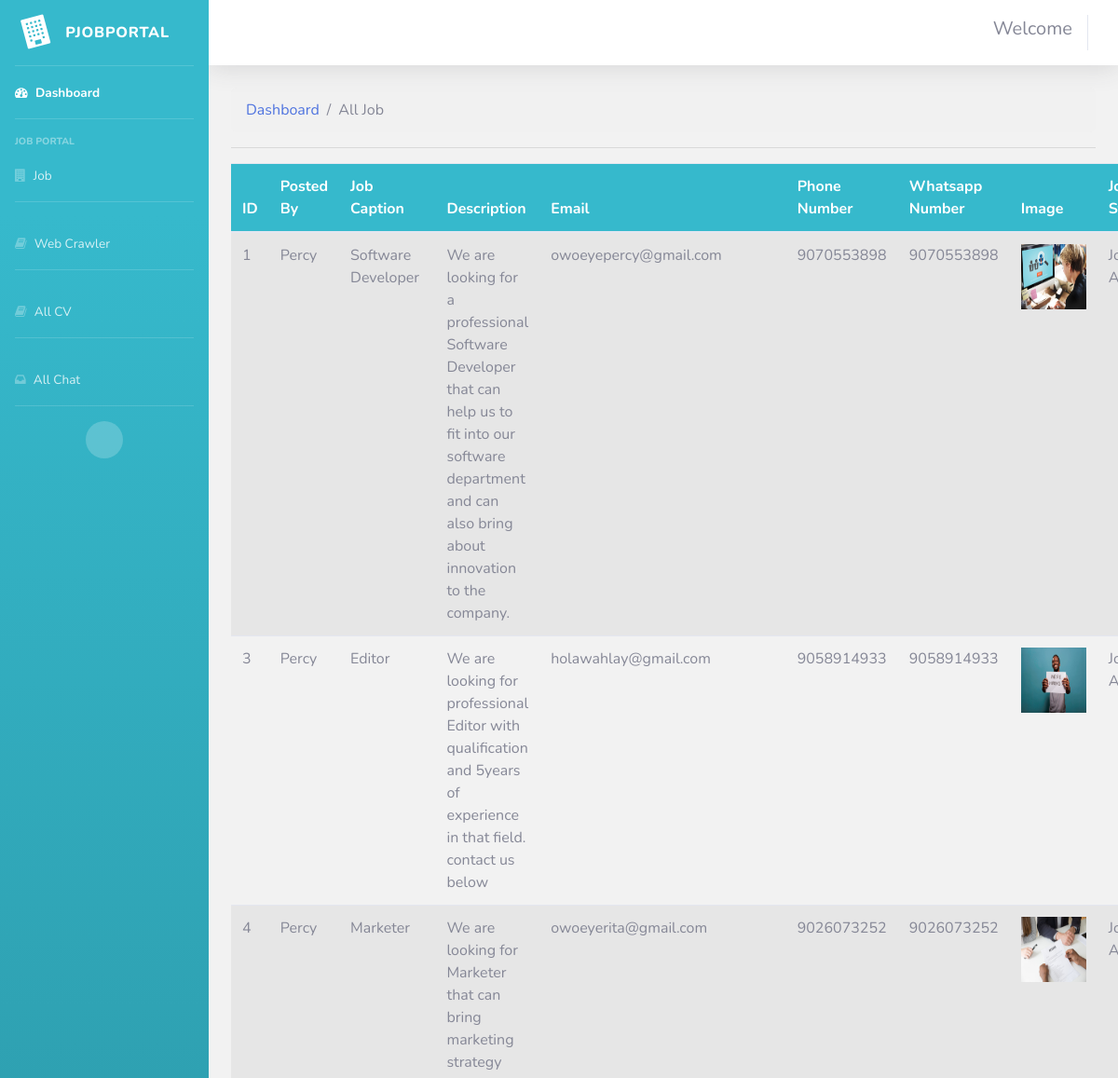
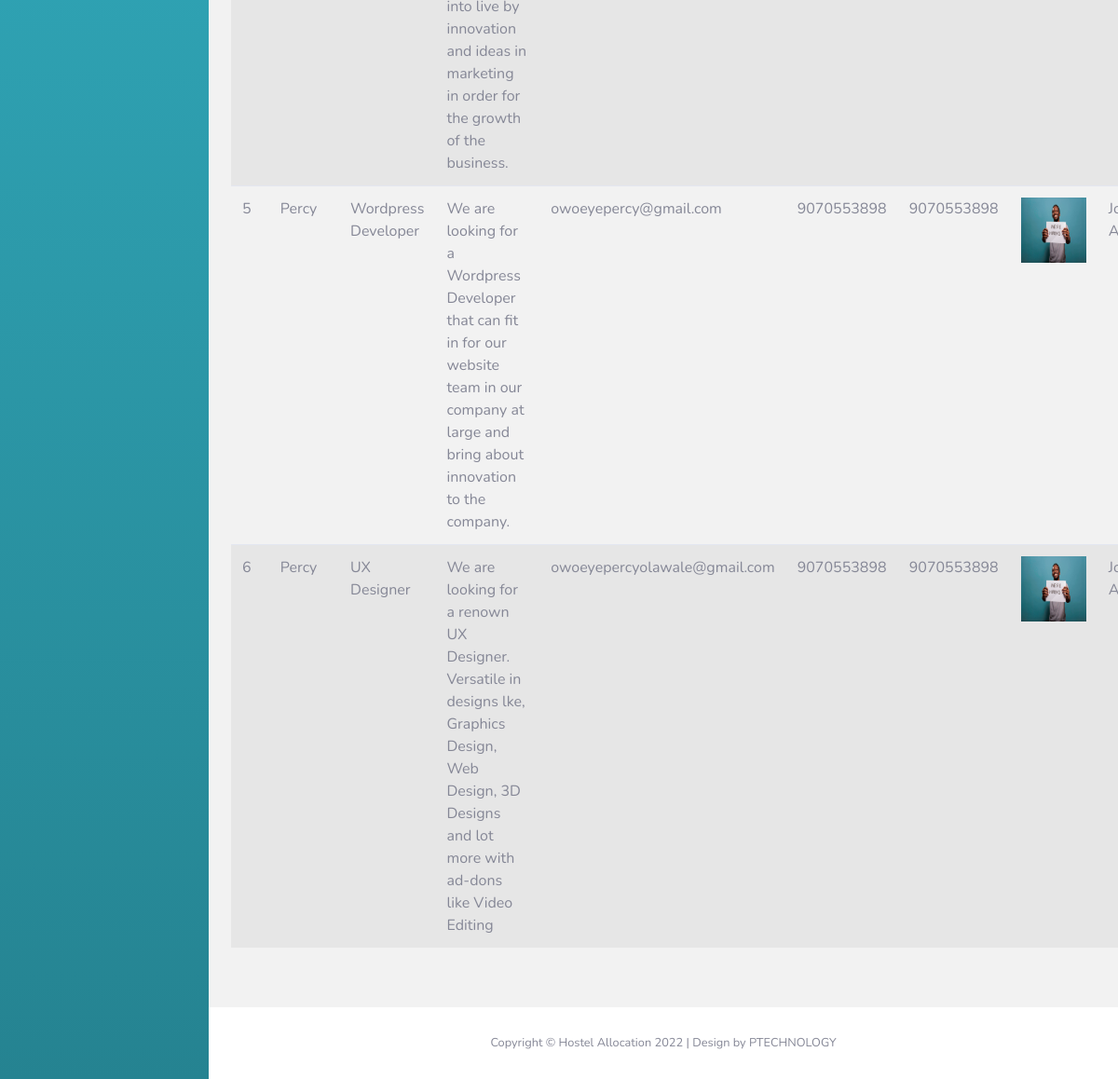
The app's page /all/job with its own data (2 pictures, top to bottom).
### app/models.py (models this page shows, shortened)
class Job(models.Model):
	user = models.ForeignKey(User,on_delete=models.CASCADE)
	job_image = models.ImageField(upload_to="job/image/",default="../static/images/job5.jpg",null=True,blank=True)
	job_title = models.CharField(max_length=255)
	job_description = models.TextField(max_length=300)
	email = models.EmailField(max_length=255)
	phone_num = models.PositiveIntegerField()
	whatsapp_num = models.PositiveIntegerField()
	status = models.BooleanField(default=False)
	date_posted = models.DateTimeField(auto_now_add = True)
	date_updated = models.DateTimeField(auto_now=True)

### account/models.py (models this page shows)
class User(AbstractUser):
	GENDER_CHOICES = [
		('M','Male'),
		('F','Female')
	]
	name = models.CharField(max_length=255)
	gender = models.CharField(choices=GENDER_CHOICES,max_length=2)
	phone_num = models.IntegerField(null=True)
	avatar = models.ImageField(
		upload_to='account/image/%y-%m-%d',
		default='../static/images/avatar.jpg',
		verbose_name='Account Image',
		null=True
	)

### app/views.py (the view)
# urls.py: path('all/job',views.all_job,name='all_job'),
def all_job(request):
	jobs = models.Job.objects.all()
	context = {'jobs':jobs}
	return render(request,'app/alljob.html',context)

### app/templates/app/alljob.html (shortened to what this page needs)
{% extends 'Dashboard/base.html' %}
{% load crispy_forms_tags %}
{% block content %}
<div aria-label="Page breadcrumb">
    <ol class="breadcrumb" style="background-color: #f1f1f1;">
        <li class="breadcrumb-item"><a href="{% url 'dashboard' %}">Dashboard</a></li>
        <li class="breadcrumb-item active" aria-current="page">All Job</li>
    </ol>
</div>
<hr>
<div class="row">
	<div class="col-md-12">
		<table class="table table-striped">
			<thead>
				<tr class="bg-info text-white">
					<th>ID</th>
					<th>Posted By</th>
					<th>Job Caption</th>
					<th>Description</th>
					<th>Email</th>
					<th>Phone Number</th>
					<th>Whatsapp Number</th>
					<th>Image</th>
					<th>Job Status</th>
				</tr>
			</thead>
			<tbody>
				{% for job in jobs %}
				<tr>
					<td> {{job.pk}}</td>
					<td> {{job.user.username}}</td>
					<td> {{job.job_title}}</td>
					<td> {{job.job_description}}</td>
					<td> {{job.email}}</td>
					<td> {{job.phone_num}}</td>
					<td> {{job.whatsapp_num}}</td>
					<td> <img src="{{job.job_image.url}}" width="70" height="70" /></td>
					<td>
						{% if job.status == False %}
						    Job Active
						{% else %}
						    Job Close
						{% endif %}
					</td>
				</tr>
				{% endfor %}
			</tbody>
		</table>
	</div>
</div>
{% endblock content %}

### records on screen
Job: pk "1", user.username "Percy", job_title "Software Developer", job_description "We are looking for a professional Software Developer that can help us to fit into our software department and can also bring about innovation to the company.", email "owoeyepercy@gmail.com", phone_num "9070553898", whatsapp_num "9070553898", job_image (picture), status "Job Active"
Job: pk "3", user.username "Percy", job_title "Editor", job_description "We are looking for professional Editor with qualification and 5years of experience in that field. contact us below", email "holawahlay@gmail.com", phone_num "9058914933", whatsapp_num "9058914933", job_image (picture), status "Job Active"
Job: pk "4", user.username "Percy", job_title "Marketer", job_description "We are looking for Marketer that can bring marketing strategy into live by innovation and ideas in marketing in order for the growth of the business.", email "owoeyerita@gmail.com", phone_num "9026073252", whatsapp_num "9026073252", job_image (picture), status "Job Active"
Job: pk "5", user.username "Percy", job_title "Wordpress Developer", job_description "We are looking for a Wordpress Developer that can fit in for our website team in our company at large and bring about innovation to the company.", email "owoeyepercy@gmail.com", phone_num "9070553898", whatsapp_num "9070553898", job_image (picture), status "Job Active"
Job: pk "6", user.username "Percy", job_title "UX Designer", job_description "We are looking for a renown UX Designer. Versatile in designs lke, Graphics Design, Web Design, 3D Designs and lot more with ad-dons like Video Editing", email "owoeyepercyolawale@gmail.com", phone_num "9070553898", whatsapp_num "9070553898", job_image (picture), status "Job Active"
